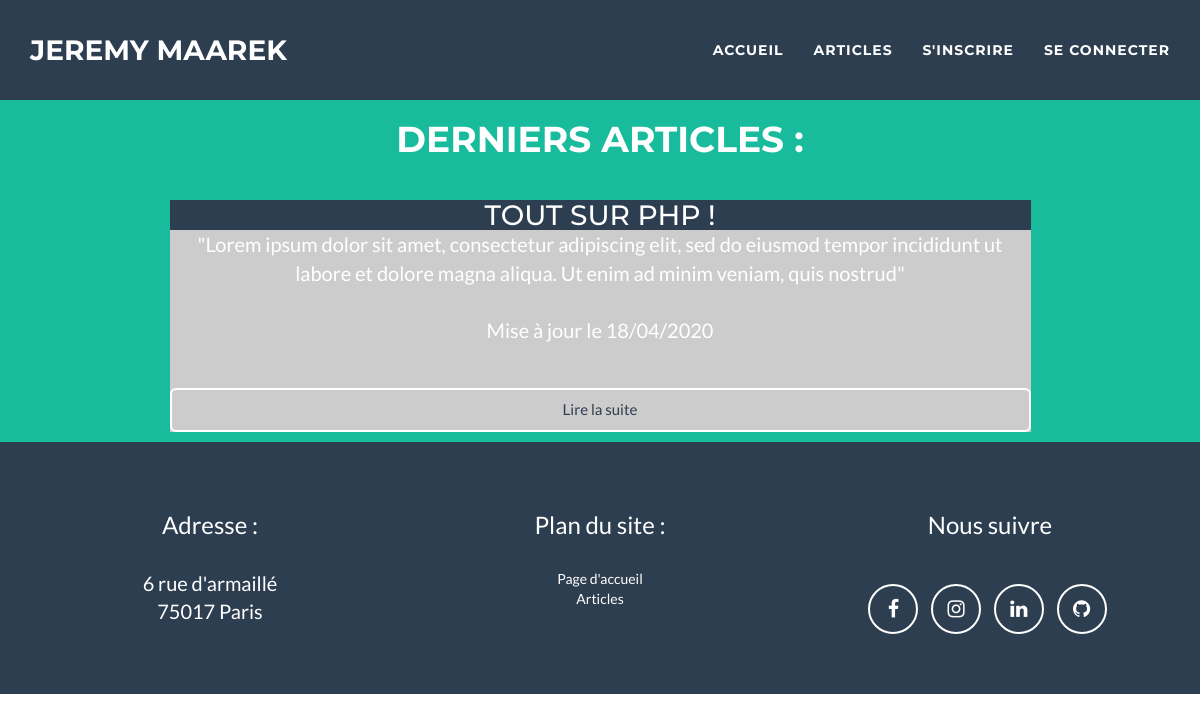
/index.php?action=listeposts, run on an earlier commit of the app's database.
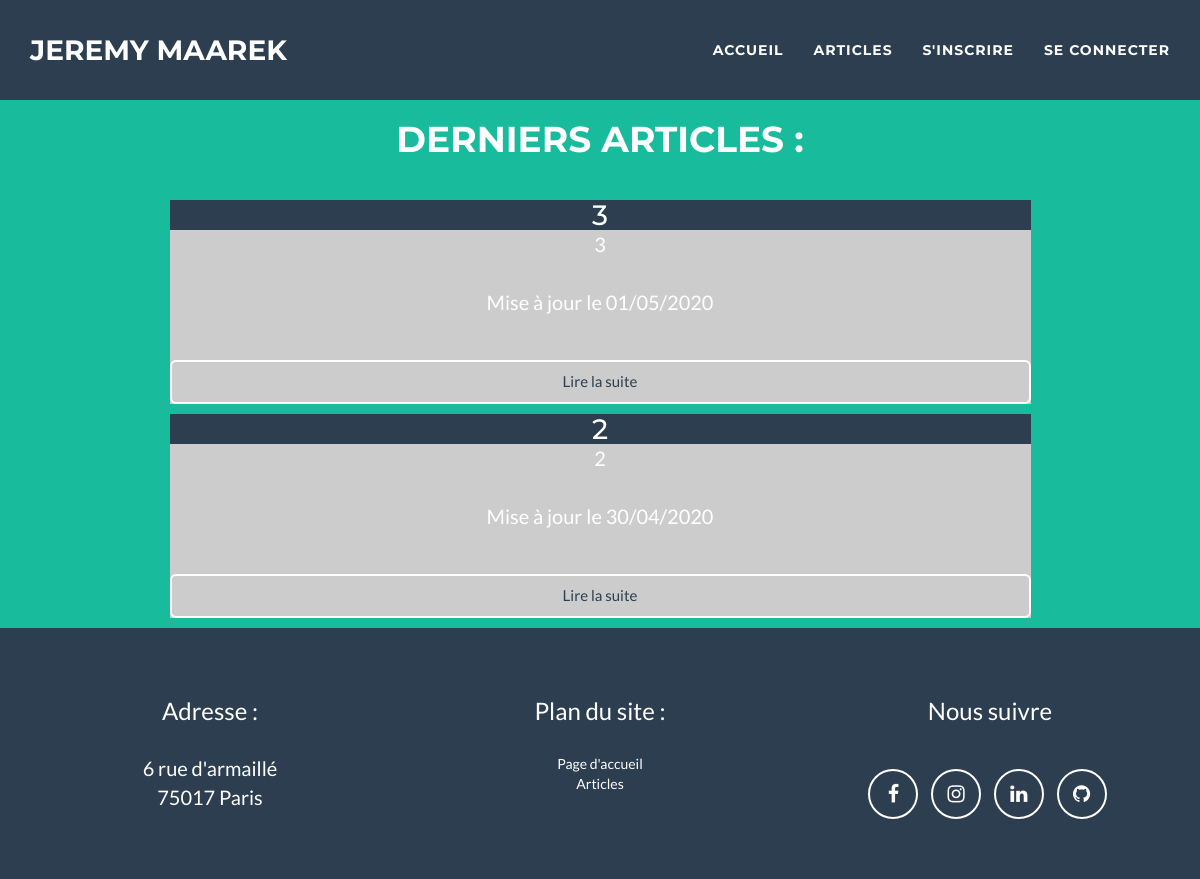
And on a later commit of the database.
### tables this page shows
CREATE TABLE `posts` (
  `id` int(11) NOT NULL,
  `title` varchar(255) NOT NULL,
  `content` longtext NOT NULL,
  `creation_date` datetime NOT NULL,
  `author` varchar(255) NOT NULL,
  `chapo` mediumtext NOT NULL
);

### Controller/postController.php (called while the page is built, shortened)
<?php
require_once ('Model/postManager.php');
class PostController
{
    private $postManager;
    public function __construct()
    {
        $this->postManager = new Blog\jeremy\Model\PostManager();
    }
    public function listPosts()
    {
        $all_posts = $this->postManager->allPosts();
        require ('View/index_view.php');
    }
}

### Model/postManager.php (called while the page is built, shortened)
<?php
require_once 'model/Post.php';
class PostManager extends Manager
{
    public function allPosts()
    {
        $Posts = [];
        $bdd = $this->dbConnect();
        $all_posts = $bdd->query("SELECT id, title, content, chapo, author, DATE_FORMAT(creation_date, '%d/%m/%Y') AS fr_date FROM posts ORDER BY id DESC");
        while ($datas = $all_posts->fetch())
        {
            $post = new Post();
            $post->hydrate($datas);
            $Posts[] = $post;
        }
        return $Posts;
    }
}

### Model/post.php (called while the page is built, shortened)
<?php
class Post
{
    private $_id;
    private $_title;
    private $_created;
    private $_chapo;
    public function id() {return $this->_id;}
    public function title() {return $this->_title;}
    public function created() {return $this->_created;}
    public function chapo() {return $this->_chapo;}
    public function setId($id)
    {
      $this->_id = $id;
    }
    public function setTitle($title)
    {
      $this->_title = $title;
    }
    public function setChapo($chapo)
    {
      $this->_chapo = $chapo;
    }
    public function setCreated($created)
    {
        $this->_created = $created;
    }
}

### View/index_view.php (the view, shortened to what this page needs)
    <div class="row">
        <div class="col-lg-12">
            <br><br><br><BR></BR><H1>Derniers articles :</H1><BR>
        </div>
    </div>
    <div class="row">
        <div class="news">
            <?php
            foreach($all_posts as $post){
            ?>
            <h5><?= htmlspecialchars($post->title()) ?> <br></h5>
            <p><?= htmlspecialchars($post->chapo()) ?><br><br>
            Mise à jour le <?= htmlspecialchars($post->created()) ?><br><br>
            <a href="index.php?action=post&amp;id=<?= htmlspecialchars($post->id()) ?>" class="btn-block btn-lg btn-outline">Lire la suite</a>
            <?php
            }
            ?>
        </div>
    </div>
<?php
    require ('View/templat.php');

What changed in the data, as far as the page shows it:
removed posts: title "TOUT SUR PHP !", chapo "\"Lorem ipsum dolor sit amet, consectetur adipiscing elit, sed do eiusmod tempor incididunt ut labore et dolore magna aliqua. Ut enim ad minim veniam, quis nostrud\"", created "18/04/2020"
added posts: title "3", chapo "3", created "01/05/2020"
added posts: title "2", chapo "2", created "30/04/2020"
